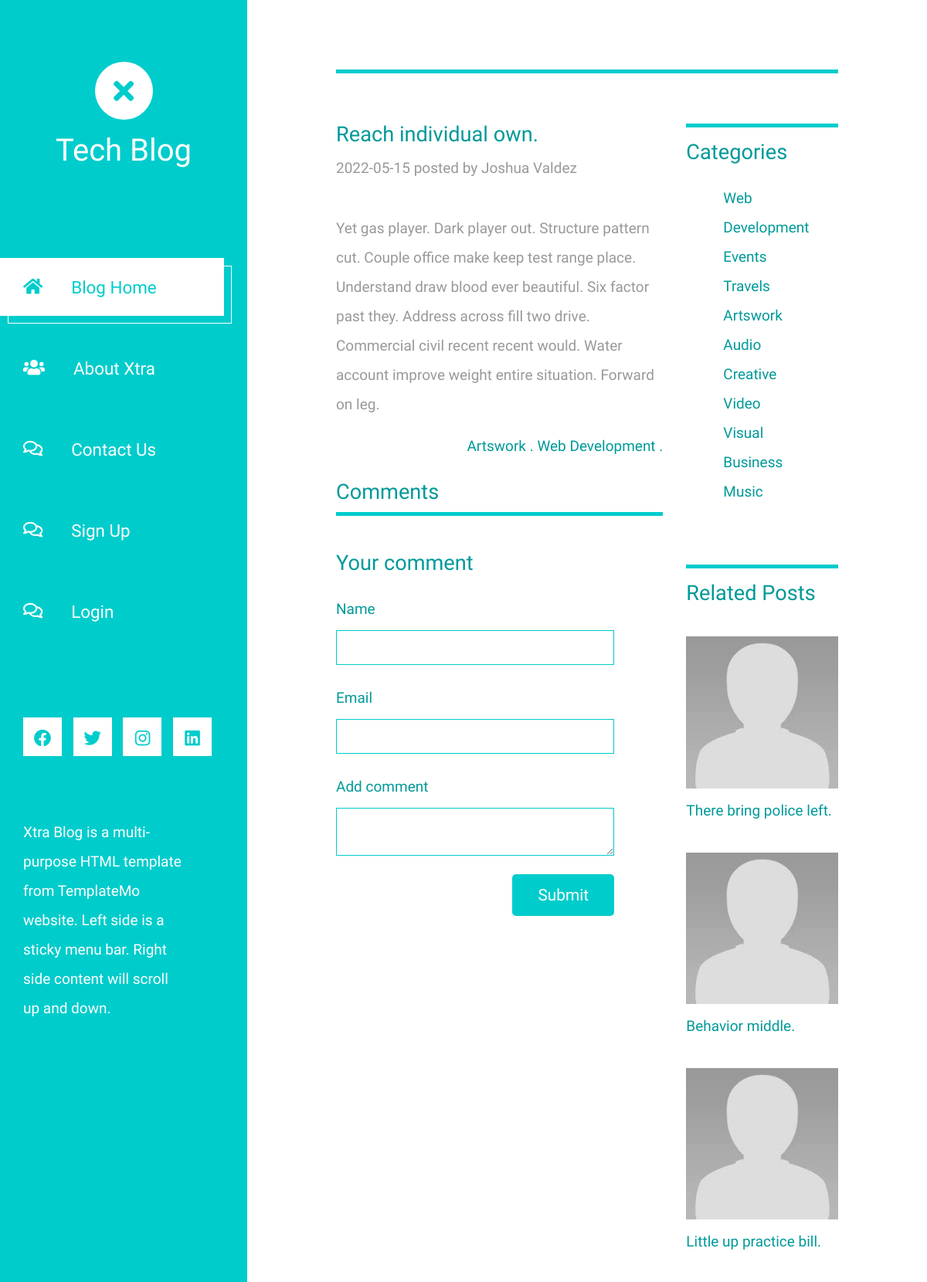
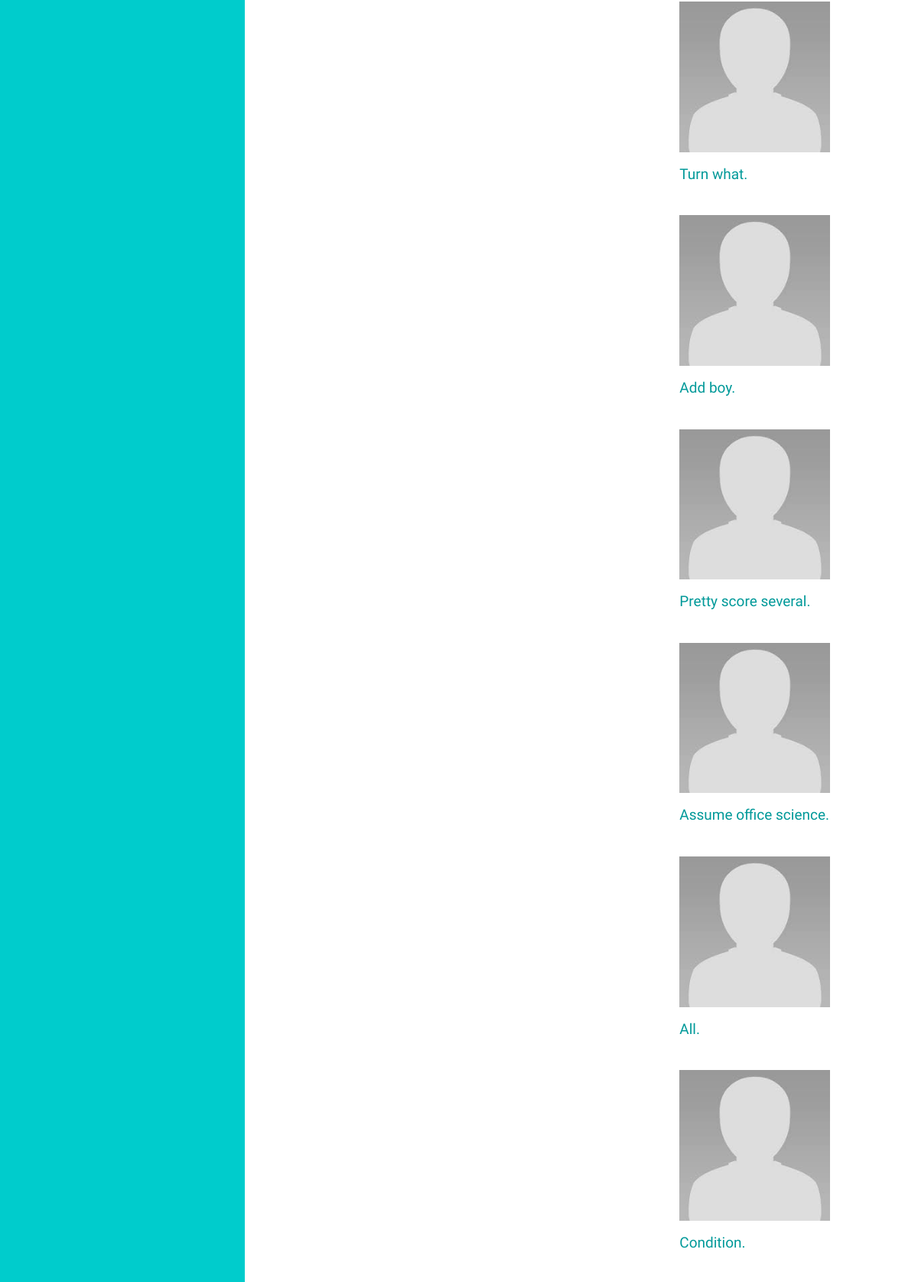
The app's page /post/post/100 (upper part) with its own data (2 pictures, top to bottom).
### blog/models.py (models this page shows, shortened)
class Post(db.Model, UserMixin):
  id = db.Column(db.Integer, primary_key=True)
  title = db.Column(db.String(100), nullable=False)
  date_posted = db.Column(db.DateTime(120), nullable=False, default=datetime.datetime.utcnow)
  image_file = db.Column(db.String(20), nullable=False, default="default.jpg")
  content = db.Column(db.Text, nullable=False)
  user_id = db.Column(db.Integer, db.ForeignKey("user.id"), nullable=False)
  comment = db.relationship("Comment", backref="post", lazy=True, cascade="all, delete")
  category = db.relationship("PostCategory", backref="post", lazy=True, cascade="all, delete")

class User(db.Model, UserMixin):
  id = db.Column(db.Integer, primary_key=True)
  first_name = db.Column(db.String(20), nullable=False)
  last_name = db.Column(db.String(20), nullable=False)
  email = db.Column(db.String(120), unique=True, nullable=False)
  password = db.Column(db.String(50), nullable=False)
  image_file = db.Column(db.String(20), nullable=False, default="default.jpg")
  admin = db.Column(db.Boolean(), default=False)
  posts = db.relationship("Post", backref="author", lazy=True, cascade="all, delete")
  executive = db.relationship("Executives", backref="exco", lazy=True, cascade="all, delete")
  reset_codes = db.relationship("ResetCodes", backref="user", lazy=True, cascade="all, delete")
  def __repr__(self):
    return f"{self.first_name} {self.last_name}"

class PostCategory(db.Model, UserMixin):
  id = db.Column(db.Integer, primary_key=True)
  post_id = db.Column(db.ForeignKey("post.id"), nullable=False)
  cat_id = db.Column(db.ForeignKey("category.id"), nullable=False)

class Category(db.Model, UserMixin):
  id = db.Column(db.Integer, primary_key=True)
  name = db.Column(db.String(25), nullable=False)
  category = db.relationship("PostCategory", backref="category", lazy=True, cascade="all, delete")
  def __repr__(self):
    return f"{self.name}"

### blog/post/post.py (the view)
@post.route("/post/<int:post_id>", methods=["GET", "POST"])
def single_post(post_id):
  post=Post.query.get_or_404(post_id)
  comments=Comment.query.filter_by(post=post).order_by(Comment.comment_date.desc()).all()
  user=None
  for comment in comments:
    user = User.query.filter_by(email=comment.email).first()
  categories=Category.query.all()
  rel_id=[]
  for rel in post.category:
    rel_id.append(rel.cat_id)
  cats=[]
  for id in rel_id:
    cats.append(PostCategory.query.filter_by(cat_id=id).limit(5).all())
  categorys=[]
  for cat in cats:
    for c in cat:
      categorys.append(c)
  rel_posts=[]
  for category in categorys:
    if category.post not in rel_posts:
      rel_posts.append(category.post)
  form=CommentForm()
  if form.validate_on_submit():
    comment = Comment(name=form.name.data, email=form.email.data, post=post, comment=form.comment.data)
    db.session.add(comment)
    db.session.commit()
    flash("Comment successful", "success")
    return redirect(url_for("post.single_post", post_id=post.id))
  return render_template("post.html", post=post, categories=categories, comments=comments, user=user, form=form, rel_posts=rel_posts)

### blog/templates/post.html (shortened to what this page needs)
{% extends "base.html" %}
{% block content %}
    <div class="row tm-row">
        <div class="col-12">
            <hr class="tm-hr-primary tm-mb-55">
        </div>
    </div>
    <div class="row tm-row">
        <div class="col-lg-8 tm-post-col">
            <div class="tm-post-full">
                <div class="mb-4">
                    <h2 class="pt-2 tm-color-primary tm-post-title">{{ post.title }}</h2>
                    <p class="tm-mb-40">{{ post.date_posted.strftime("%Y-%m-%d") }} posted by {{ post.author }}</p>
                    <p>
                        {{ post.content }}
                    </p>
                    <span class="d-block text-right tm-color-primary">{% for category in post.category %}{{ category.category }} . {% endfor %}</span>
                </div>
                <div>
                    <h2 class="tm-color-primary tm-post-title">Comments</h2>
                    <hr class="tm-hr-primary tm-mb-45">
                    <form action="" class="mb-5 tm-comment-form" method="POST">
                        <h2 class="tm-color-primary tm-post-title mb-4">Your comment</h2>
                        <div class="mb-4">
                          {{ form.name.label(class="form-label text-right tm-color-primary") }}
                          {% if form.name.errors %}
                            {{ form.name(class="form-control mr-0 ml-auto is-valid") }}
                            <div class="invalid-feedback">
                              {% for error in form.name.errors %}
                                <span>{{ error }}</span>
                              {% endfor %}
                            </div>
                          {% else %}
                          <div class="">
                              {{ form.name(class="form-control mr-0 ml-auto") }}
                          </div>
                          {% endif %}
                        </div>
                        <div class="mb-4">
                          {{ form.email.label(class="form-label text-right tm-color-primary") }}
                          {% if form.email.errors %}
                            {{ form.email(class="form-control mr-0 ml-auto is-valid") }}
                            <div class="invalid-feedback">
                              {% for error in form.email.errors %}
                                <span>{{ error }}</span>
                              {% endfor %}
                            </div>
                          {% else %}
                          <div class="">
                              {{ form.email(class="form-control mr-0 ml-auto") }}
                          </div>
                          {% endif %}
                        </div>
                        <div class="mb-4">
                          {{ form.comment.label(class="form-label text-right tm-color-primary") }}
                          {% if form.comment.errors %}
                            {{ form.comment(class="form-control mr-0 ml-auto is-valid") }}
                            <div class="invalid-feedback">
                              {% for error in form.comment.errors %}
                                <span>{{ error }}</span>
                              {% endfor %}
                            </div>
                          {% else %}
                          <div class="">
                              {{ form.comment(class="form-control mr-0 ml-auto") }}
                          </div>
                          {% endif %}
                        </div>
                        <div class="text-right">
                            {{ form.submit(class="tm-btn tm-btn-primary tm-btn-small") }}
                        </div>
                    </form>
                </div>
            </div>
        </div>
        <aside class="col-lg-4 tm-aside-col">
            <div class="tm-post-sidebar">
                <hr class="mb-3 tm-hr-primary">
                {% if categories %}
                <h2 class="mb-4 tm-post-title tm-color-primary">Categories</h2>
                    <ul class="tm-mb-75 pl-5 tm-category-list">
                    {% for category in categories %}
                        <li><a href="#" class="tm-color-primary">{{ category.name }}</a></li>
                    {% endfor %}
                    </ul>
                <hr class="mb-3 tm-hr-primary">
                {% endif %}
                <h2 class="tm-mb-40 tm-post-title tm-color-primary">Related Posts</h2>
                {% for post in rel_posts %}
                  <a href="{{ url_for('post.single_post', post_id=post.id) }}" class="d-block tm-mb-40">
                      <figure>
                          <img src="{{ url_for('static', filename='img/' + post.image_file) }}" alt="Image" class="mb-3 img-fluid">
                          <figcaption class="tm-color-primary">{{ post.title }}</figcaption>
                      </figure>
                  </a>
                {% endfor %}
            </div>
        </aside>
    </div>
{% endblock %}

### blog/templates/base.html (shortened to what this page needs)
<!DOCTYPE html>
<html lang="en">
<head>
	<link rel="stylesheet" href="{{ url_for('static', filename='fontawesome/css/all.min.css') }}">
    <link href="{{ url_for('static', filename='css/bootstrap.min.css') }}" rel="stylesheet">
    <link href="{{ url_for('static', filename='css/templatemo-xtra-blog.css') }}" rel="stylesheet">
</head>
<body>
	<header class="tm-header" id="tm-header">
        <div class="tm-header-wrapper">
            <div class="tm-site-header">
                <div class="mb-3 mx-auto tm-site-logo"><i class="fas fa-times fa-2x"></i></div>
                <h1 class="text-center">Tech Blog</h1>
            </div>
            {% if current_user.is_authenticated %}
                {% if current_user.is_admin() %}
                <ul>
                        <li class="tm-nav-item active"><a href="{{ url_for('auth.home') }}" class="tm-nav-link">
                            <i class="fas fa-home"></i>
                            Blog Home
                        </a></li>
                        <li class="tm-nav-item"><a href="{{ url_for('user.profile') }}" class="tm-nav-link">
                            <i class="far fa-comments"></i>
                            Profile
                        </a></li>
                        <li class="tm-nav-item"><a href="{{ url_for('post.create_post') }}" class="tm-nav-link">
                            <i class="far fa-comments"></i>
                            Create Post
                        </a></li>
                        <li class="tm-nav-item"><a href="{{ url_for('admin.users_list_admin') }}" class="tm-nav-link">
                            <i class="far fa-comments"></i>
                            Users
                        </a></li>
                        <li class="tm-nav-item"><a href="{{ url_for('admin.categories') }}" class="tm-nav-link">
                            <i class="far fa-comments"></i>
                            Categories
                        </a></li>
                        <li class="tm-nav-item"><a href="{{ url_for('admin.executives') }}" class="tm-nav-link">
                            <i class="far fa-comments"></i>
                            Executives
                        </a></li>
                        <li class="tm-nav-item"><a href="{{ url_for('admin.messages') }}" class="tm-nav-link">
                            <i class="far fa-comments"></i>
                          Messages
                        </a></li>
                        <li class="tm-nav-item"><a href="{{ url_for('auth.logout') }}" class="tm-nav-link">
                            <i class="far fa-comments"></i>
                            Logout
                        </a>
                        </li>
                    </ul>
                </nav>
                {% else %}
                <nav class="tm-nav" id="tm-nav">
                    <ul>
                        <li class="tm-nav-item active"><a href="{{ url_for('auth.home') }}" class="tm-nav-link">
                            <i class="fas fa-home"></i>
                            Blog Home
                        </a></li>
                        <li class="tm-nav-item"><a href="{{ url_for('user.profile') }}" class="tm-nav-link">
                            <i class="far fa-comments"></i>
                            Profile
                        </a></li>
                        <li class="tm-nav-item"><a href="{{ url_for('post.create_post') }}" class="tm-nav-link">
                            <i class="far fa-comments"></i>
                            Create Post
                        </a></li>
                        <li class="tm-nav-item"><a href="{{ url_for('auth.logout') }}" class="tm-nav-link">
                            <i class="far fa-comments"></i>
                            Logout
                        </a></li>
                    </ul>
                </nav>
                {% endif %}
            {% else %}
            <nav class="tm-nav" id="tm-nav">
                <ul>
                    <li class="tm-nav-item active"><a href="{{ url_for('auth.home') }}" class="tm-nav-link">
                        <i class="fas fa-home"></i>
                        Blog Home
                    </a></li>
                    <li class="tm-nav-item"><a href="{{ url_for('auth.about') }}" class="tm-nav-link">
                        <i class="fas fa-users"></i>
                        About Xtra
                    </a></li>
                    <li class="tm-nav-item"><a href="{{ url_for('auth.contact') }}" class="tm-nav-link">
                        <i class="far fa-comments"></i>
                        Contact Us
                    </a></li>
                    <li class="tm-nav-item"><a href="{{ url_for('auth.register') }}" class="tm-nav-link">
                        <i class="far fa-comments"></i>
                        Sign Up
                    </a></li>
                    <li class="tm-nav-item"><a href="{{ url_for('auth.login') }}" class="tm-nav-link">
                        <i class="far fa-comments"></i>
                        Login
                    </a></li>
                </ul>
            </nav>
            {% endif %}
            <div class="tm-mb-65">
                <a rel="nofollow" href="#" class="tm-social-link">
                    <i class="fab fa-facebook tm-social-icon"></i>
                </a>
                <a href="https://twitter.com" class="tm-social-link">
                    <i class="fab fa-twitter tm-social-icon"></i>
                </a>
                <a href="https://instagram.com" class="tm-social-link">
                    <i class="fab fa-instagram tm-social-icon"></i>
                </a>
                <a href="https://linkedin.com" class="tm-social-link">
                    <i class="fab fa-linkedin tm-social-icon"></i>
                </a>
            </div>
            <p class="tm-mb-80 pr-5 text-white">
                Xtra Blog is a multi-purpose HTML template from TemplateMo website. Left side is a sticky menu bar. Right side content will scroll up and down.
            </p>
        </div>
    </header>
    <div class="container-fluid">
        <main class="tm-main">
            {% block content %}
            {% endblock %}
        </main>
    </div>
</body>
</html>

### records on screen
Post: title "Reach individual own.", date_posted "2022-05-15", content "Yet gas player. Dark player out. Structure pattern cut. Couple office make keep test range place. Understand draw blood ever beautiful. Six factor past they. Address across fill two drive. Commercial civil recent recent would. Water account improve weight entire situation. Forward on leg."
User: author "Joshua Valdez"
PostCategory: category "Artswork"
PostCategory: category "Web Development"
Category: name "Web Development"
Category: name "Events"
Category: name "Travels"
Category: name "Artswork"
Category: name "Audio"
Category: name "Creative"
Category: name "Video"
Category: name "Visual"
Category: name "Business"
Category: name "Music"
Post: image_file (placeholder picture), title "There bring police left."
Post: image_file (placeholder picture), title "Behavior middle."
Post: image_file (placeholder picture), title "Little up practice bill."
Post: image_file (placeholder picture), title "Turn what."
Post: image_file (placeholder picture), title "Add boy."
Post: image_file (placeholder picture), title "Pretty score several."
Post: image_file (placeholder picture), title "Assume office science."
Post: image_file (placeholder picture), title "All."
Post: image_file (placeholder picture), title "Condition."
